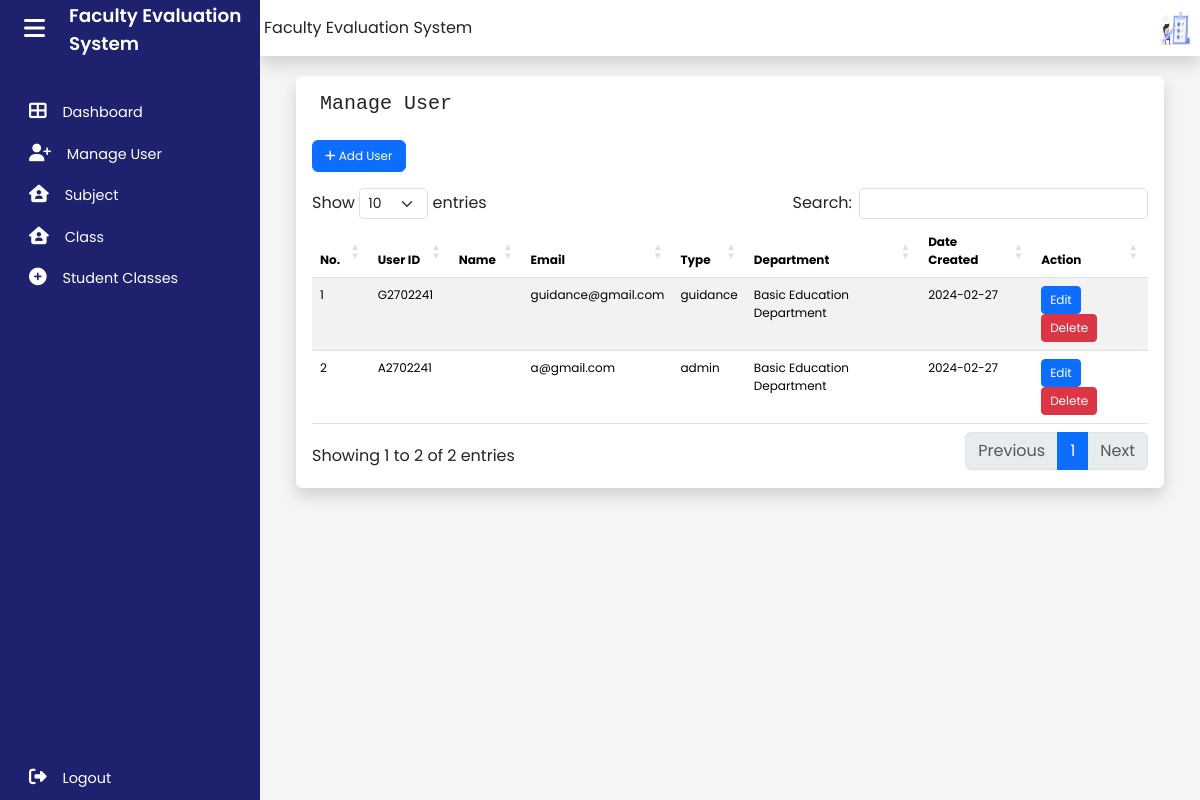
The page /admin/manageUser.php on the database as committed earlier.
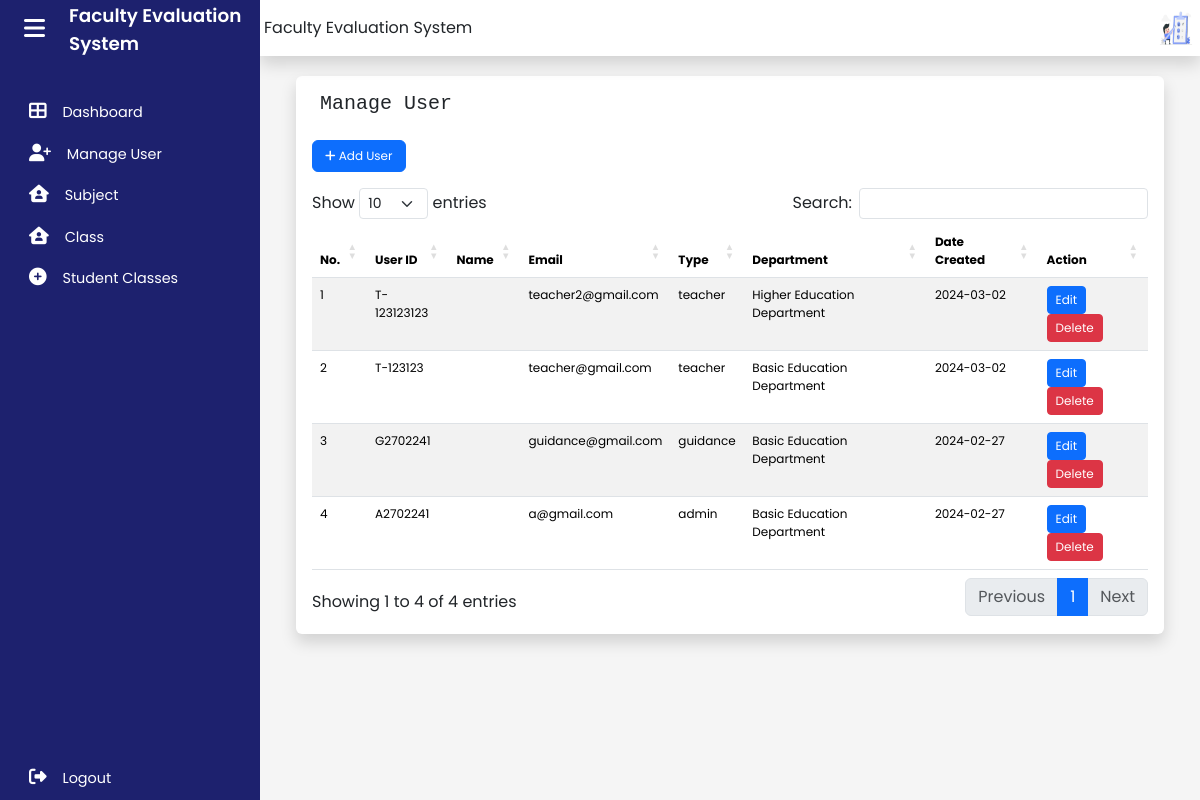
The same page on the database as committed later.
### tables this page shows
CREATE TABLE `user` (
  `id` int(11) NOT NULL,
  `user-id` varchar(50) NOT NULL,
  `email` varchar(50) NOT NULL,
  `password` varchar(20) NOT NULL,
  `type` varchar(15) NOT NULL,
  `department` int(11) NOT NULL,
  `date_created` date DEFAULT NULL,
  `date_updated` date DEFAULT NULL
);

### admin/manageUser.php (the view, shortened to what the changed rows need)
<!DOCTYPE html>
<html lang="en">
<head>
    <link href="https://cdn.jsdelivr.net/npm/bootstrap@5.3.2/dist/css/bootstrap.min.css" rel="stylesheet"
>
    <link rel="stylesheet" type="text/css" href="https://cdn.datatables.net/1.11.5/css/dataTables.bootstrap5.min.css">
    <link rel="stylesheet" href="css/dashboard.css">
</head>
<body>
    <div class="wrapper">
        <div class="main" style="background-color: #F5F5F5;">
            <div id="page-content" class="col-md-12 px-5 py-1" >
            <div class="row">
            <div class="container-fluid shadow p-3 mb-5 bg-body rounded ">
        <div class="d-grid gap-2 col-2 mx-2">
            <h5>
            </h5>
        </div>
            <button type="button" class="btn btn-primary mx-auto "  style=" font-size: 12px !important;" data-bs-toggle="modal"
            data-bs-target="#staticBackdrop">
            <i class="fa-solid fa-plus"></i>
            Add User
            </button>
                        <?php include "editdata.php";
                        ?>
            <div class="table-responsive">
        <table id="example" class="table table-striped" style="width:100%; font-size: 12px !important;">
            <thead>
                <tr>
                    <th>No.</th>
                    <th>User ID</th>
                    <th>Name</th>
                    <th>Email</th>
                    <th>Type</th>
                    <th>Department</th>
                    <th>Date Created</th>
                    <th>Action</th>
                </tr>
            </thead>
            <tbody>
                <?php
                $sqlquery = mysqli_query($con, "SELECT * FROM user ORDER BY id DESC;");
                $i = 1;
                while ($rows = mysqli_fetch_array($sqlquery)) {
                ?>
                <tr class="mt-4">
                     <td><?php echo $i++; ?></td>
                    <td><?php echo $rows['user-id']; ?></td>
                    <td><?php echo $rows['firstname'].' '.$rows['lastname'] ; ?></td>
                    <td><?php echo $rows['email']; ?></td>
                    <td><?php echo $rows['type']; ?></td>
                    <td><?php echo ($rows['department'] == 1) ? 'Basic Education Department' : 'Higher Education
                        Department'; ?></td>
                    <td><?php echo $rows['date_created']; ?></td>
                    <td>
                        <div class="d-none d-lg-inline">
                            <button type="button" class="btn btn-primary btn-sm edit-btn" data-bs-toggle="modal" style="font-size: 12px !important;"
                                data-bs-target="#editModal" data-user-id="<?php echo $rows['user-id']; ?>">Edit
                            </button>
                            <button type="button" class="btn btn-danger btn-sm delete-btn" style="font-size: 12px !important;" data-id="<?php echo $rows['id']; ?>">Delete</button>
                        </div>
                </tr>
                <?php
                }
                ?>
            </tbody>
        </table>
            </div>
        </div>
            </div>
        </div>
    </div>
</body>
</html>

Rows that differ between the two databases and show on the page:
added user: value "T-123123123", email "teacher2@gmail.com", type "teacher", department "Higher Education Department", date_created "2024-03-02"
added user: value "T-123123", email "teacher@gmail.com", type "teacher", department "Basic Education Department", date_created "2024-03-02"
Other text that changed with them:
text written by a page script: "Show entries Search: Showing 1 to 2 of 2 entries Previous 1 Next" → "Show entries Search: Showing 1 to 4 of 4 entries Previous 1 Next"
